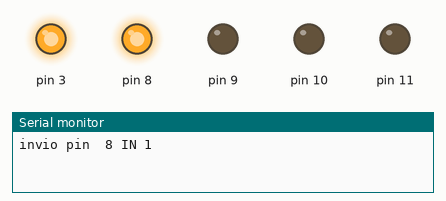
The sketch below on a simulated Arduino Uno, built with avr-gcc and run on an emulated ATmega328P. On the bench: output pins drawn as LEDs (lit = HIGH), the last lines printed to the serial monitor.

Above: at 0.05 s.
At 0.6 s:
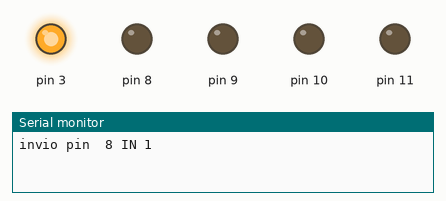
At 2.29 s:
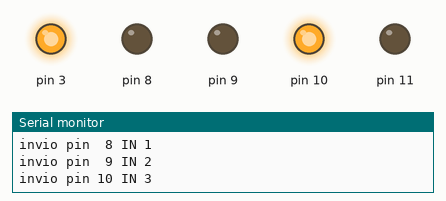
At 3.41 s:
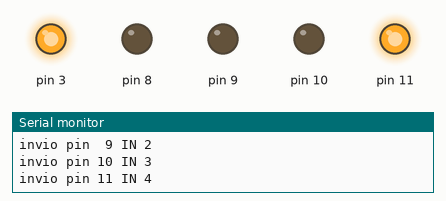
At 5.65 s:
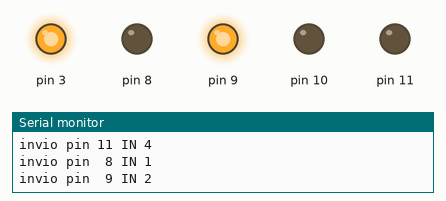
Timing chart, 0 to 6.0 s (numbered marks = the images above):
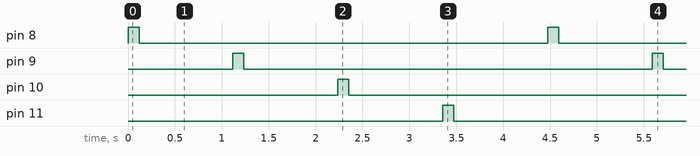

Measured:
- by itself, pin 8–11: alternates HIGH for 0.12 s and LOW for 4.4 s
- by itself, everything shown: repeats every 4.5 s, in 8 steps

The sketch:

telecomando_televisore_invio_multi_ir.ino
```cpp
  // Raw (68): -5462 4500 -4350 650 -1550 600 -1550 650 -1550 600 -550 600 -500 600 -500 550 -500 650 -500 600 -1600 600 -1550 600 -1550 650 -550 600 -500 550 -500 600 -500 600 -550 600 -1550 650 -1550 600 -1550 600 -1650 600 -1600 550 -500 650 -450 600 -550 600 -500 600 -450 650 -450 600 -550 650 -450 600 -1600 550 -1600 600 -1600 600
// Raw (68): -11490 4500 -4350 600 -1600 600 -1550 600 -1600 550 -600 550 -550 550 -550 550 -500 550 -600 600 -1550 600 -1600 600 -1550 600 -600 550 -550 550 -500 550 -550 550 -600 550 -500 600 -500 600 -1600 550 -600 550 -550 550 -500 600 -500 550 -600 600 -1550 600 -1600 600 -500 550 -1700 550 -1600 550 -1650 550 -1600 550 -1600 600

// Attenzione l'IR funziona solo se coperto

#include "IRremote.h"

IRsend irsend;

void setup()

{
  Serial.begin(9600);
 pinMode(3, OUTPUT);
  pinMode(8, OUTPUT);
  pinMode(9, OUTPUT);
  pinMode(10, OUTPUT);
  pinMode(11, OUTPUT);
  digitalWrite(3, HIGH);
//  digitalWrite(8, HIGH);
//  digitalWrite(9, HIGH);
//  digitalWrite(10, HIGH);
//  digitalWrite(11, HIGH);
}
// codifiche tasti info 1 tasti rosso verde giallo blu
int khz=38; //NB Change this default value as neccessary
            //to the correct modulation frequency

unsigned info[] ={4500, 4350, 650, 1550, 600,1550, 650, 1550, 600, 550, 600, 500, 600, 500, 550, 500, 650, 500, 600, 1600, 600, 1550, 600, 1550, 650, 550, 600, 500, 550, 500, 600, 500, 600, 550, 600, 1550, 650, 1550, 600, 1550, 600, 1650, 600, 1600, 550, 500, 650, 450, 600, 550, 600, 500, 600, 450, 650, 450, 600, 550, 650, 450, 600, 1600, 550, 1600, 600, 1600, 600};
unsigned uno[] = {4500,4350,600,1600,600,1550,600,1600,550,600,550,550,550,550,550,500,550,600,600,
                  1550,600,1600,600,1550,600,600,550,550,550,500,550,550,550,600,550,500,600,500,600,
                  1600,550,600,550,550,550,500,600,500,550,600,600,1550,600,1600,600,500,550,1700,550,1600,550,1650,550,1600,550,1600,600};
unsigned tasto_r[] ={4550,4300,600,1600,600,1550,600,1600,550,600,600,500,550,500,600,500,600,
                  550,600,1550,650,1550,550,1600,650,550,550,500,550,550,600,500,550,600,600,450,600,
                  500,600,1600,550,1650,600,500,600,1600,550,1600,600,550,600,1550,650,1550,600,500,550,
                  600,600,1550,600,500,550,550,600,1550,600};
unsigned tasto_v[]  ={4500,4350,650,1550,600,1550,650,1550,600,550,550,550,600,500,550,500,600,
                   550,600,1600,600,1550,600,1600,600,550,550,550,550,500,600,500,600,550,600,500,600,
                   450,600,1600,600,550,550,1650,550,500,550,550,550,600,600,1550,600,1600,550,500,600,
                   1650,600,500,600,1600,550,1600,600,1600,550};
unsigned tasto_g[]  ={4500,4350,600,1600,600,1550,600,1600,600,550,600,500,550,500,600,500,550,
                  600,600,1550,600,1600,600,1550,600,600,550,500,550,550,600,500,550,600,550,1600,600,
                  500,600,1550,600,550,600,1600,550,550,550,500,600,550,600,500,600,1550,650,450,600,
                  1650,550,550,550,1600,600,1600,550,1600,600};
unsigned tasto_b[]  ={4500,4350,600,1600,550,1600,600,1600,600,550,550,550,550,500,600,500,600,
                    550,600,1550,650,1550,600,1550,650,550,550,500,600,500,550,550,550,600,600,450,650,
                    1550,600,1550,600,600,550,1600,600,500,550,550,550,550,650,1550,600,450,650,450,600,
                    1650,600,500,600,1550,600,1600,600,1550,600};

void loop()
{
  Serial.println("invio pin  8 IN 1");
  digitalWrite(8, HIGH);
     delay(50);
  irsend.sendRaw(tasto_g, sizeof(tasto_g)/sizeof(int),khz);
  digitalWrite(8, LOW);
delay(1000);
  Serial.println("invio pin  9 IN 2");
  digitalWrite(9, HIGH);
      delay(50);
  irsend.sendRaw(tasto_r, sizeof(tasto_r)/sizeof(int),khz);
  digitalWrite(9, LOW);
  delay(1000);
  Serial.println("invio pin 10 IN 3");
  digitalWrite(10, HIGH);
    delay(50);
  irsend.sendRaw(uno, sizeof(uno)/sizeof(int),khz);

  digitalWrite(10, LOW);
delay(1000);
  Serial.println("invio pin 11 IN 4");
  digitalWrite(11, HIGH);
     delay(50);
  irsend.sendRaw(tasto_v, sizeof(tasto_v)/sizeof(int),khz);
  digitalWrite(11, LOW);
  delay(1000);
//  delay(1000);
//  Serial.println("invio G");
//  digitalWrite(8, LOW);
//  irsend.sendRaw(tasto_g, sizeof(tasto_g)/sizeof(int),khz);
//  digitalWrite(8, HIGH);
//  delay(1000);
//  Serial.println("invio B");
//  digitalWrite(9, LOW);
//  irsend.sendRaw(tasto_b, sizeof(tasto_b)/sizeof(int),khz);
//  digitalWrite(9, HIGH);

}
```
